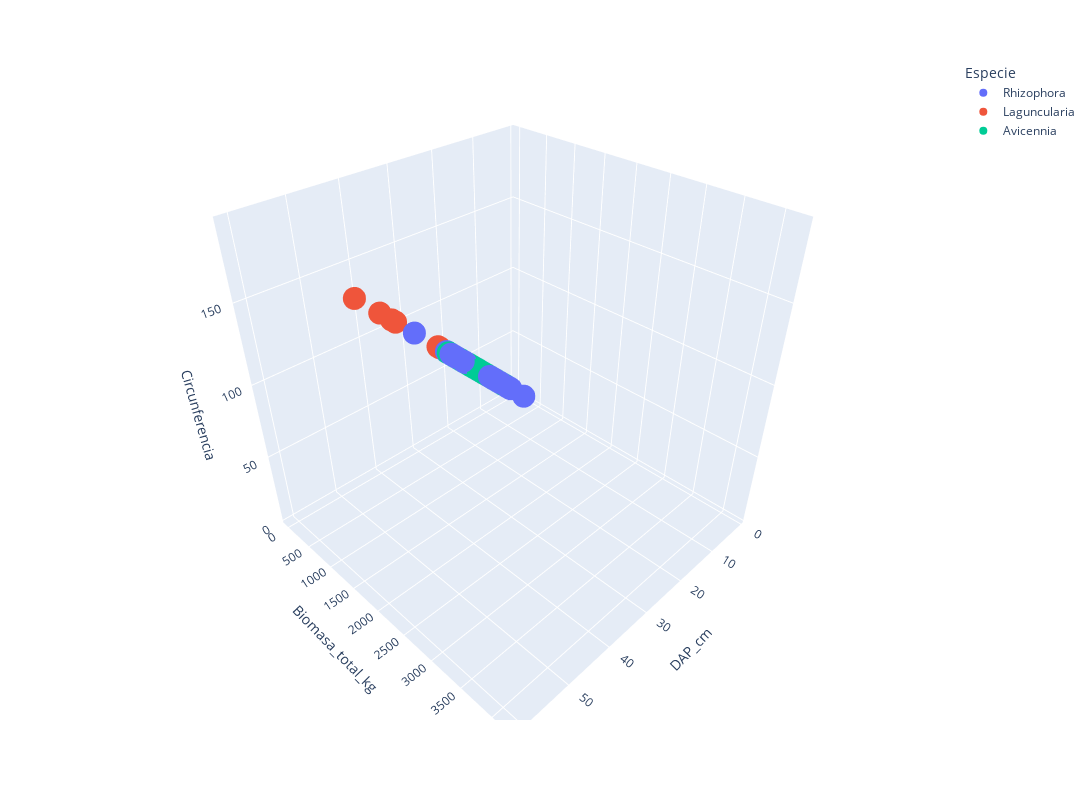

Notebook source saved alongside this figure:
### Markdown cell above
Tambien se grafican las varibles en en diagramas 3D para comprender la relacion que se ven en las caracteristicas fisicas para cada una de las especies.

### Code cell
# 3D representation

fig = px.scatter_3d(ds,x=ds.DAP_cm,y=ds.Biomasa_total_kg,z=ds.Circunferencia,color=ds.Especie,
                    log_x=False,width=1200, height=800)

fig.show()

### Figure 1 — Plotly figure (JSON) as saved in the notebook; plotly's stock layout.template omitted (floating-point values rounded to 4 significant figures; data arrays with more than 128 entries replaced by an {"elided": "..."} marker saying what was removed)
{"data": [{"hovertemplate": "Especie=Rhizophora<br>DAP_cm=%{x}<br>Biomasa_total_kg=%{y}<br>Circunferencia=%{z}<extra></extra>", "legendgroup": "Rhizophora", "marker": {"color": "#636efa", "symbol": "circle"}, "mode": "markers", "name": "Rhizophora", "scene": "scene", "showlegend": true, "type": "scatter3d", "x": {"elided": "274 float values"}, "y": {"elided": "274 float values"}, "z": {"elided": "274 float values"}}, {"hovertemplate": "Especie=Laguncularia<br>DAP_cm=%{x}<br>Biomasa_total_kg=%{y}<br>Circunferencia=%{z}<extra></extra>", "legendgroup": "Laguncularia", "marker": {"color": "#EF553B", "symbol": "circle"}, "mode": "markers", "name": "Laguncularia", "scene": "scene", "showlegend": true, "type": "scatter3d", "x": {"elided": "346 float values"}, "y": {"elided": "346 float values"}, "z": {"elided": "346 float values"}}, {"hovertemplate": "Especie=Avicennia<br>DAP_cm=%{x}<br>Biomasa_total_kg=%{y}<br>Circunferencia=%{z}<extra></extra>", "legendgroup": "Avicennia", "marker": {"color": "#00cc96", "symbol": "circle"}, "mode": "markers", "name": "Avicennia", "scene": "scene", "showlegend": true, "type": "scatter3d", "x": {"elided": "478 float values"}, "y": {"elided": "478 float values"}, "z": {"elided": "478 float values"}}], "layout": {"height": 800, "legend": {"title": {"text": "Especie"}, "tracegroupgap": 0}, "margin": {"t": 60}, "scene": {"domain": {"x": [0, 1], "y": [0, 1]}, "xaxis": {"title": {"text": "DAP_cm"}}, "yaxis": {"title": {"text": "Biomasa_total_kg"}}, "zaxis": {"title": {"text": "Circunferencia"}}}, "width": 1200}}
